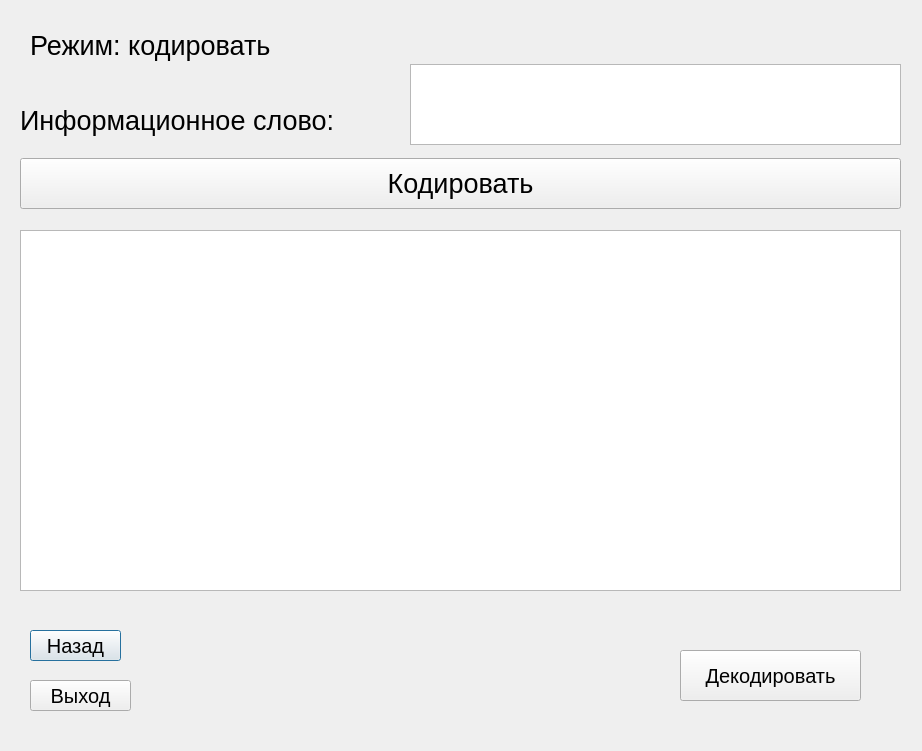
<?xml version="1.0" encoding="UTF-8"?>
<ui version="4.0">
 <class>Second_window</class>
 <widget class="QDialog" name="Second_window">
  <property name="geometry">
   <rect>
    <x>0</x>
    <y>0</y>
    <width>922</width>
    <height>751</height>
   </rect>
  </property>
  <property name="windowTitle">
   <string>Dialog</string>
  </property>
  <widget class="QLabel" name="label">
   <property name="geometry">
    <rect>
     <x>30</x>
     <y>10</y>
     <width>301</width>
     <height>71</height>
    </rect>
   </property>
   <property name="font">
    <font>
     <pointsize>20</pointsize>
    </font>
   </property>
   <property name="text">
    <string>Режим: кодировать</string>
   </property>
  </widget>
  <widget class="QPushButton" name="back_Button_2">
   <property name="geometry">
    <rect>
     <x>30</x>
     <y>630</y>
     <width>91</width>
     <height>31</height>
    </rect>
   </property>
   <property name="font">
    <font>
     <pointsize>15</pointsize>
    </font>
   </property>
   <property name="text">
    <string>Назад</string>
   </property>
  </widget>
  <widget class="QPushButton" name="exit_Button_2">
   <property name="geometry">
    <rect>
     <x>30</x>
     <y>680</y>
     <width>101</width>
     <height>31</height>
    </rect>
   </property>
   <property name="font">
    <font>
     <pointsize>15</pointsize>
    </font>
   </property>
   <property name="text">
    <string>Выход</string>
   </property>
  </widget>
  <widget class="QPushButton" name="decode_Button_2">
   <property name="geometry">
    <rect>
     <x>680</x>
     <y>650</y>
     <width>181</width>
     <height>51</height>
    </rect>
   </property>
   <property name="font">
    <font>
     <pointsize>15</pointsize>
    </font>
   </property>
   <property name="text">
    <string>Декодировать</string>
   </property>
  </widget>
  <widget class="QLabel" name="label_2">
   <property name="geometry">
    <rect>
     <x>20</x>
     <y>100</y>
     <width>381</width>
     <height>41</height>
    </rect>
   </property>
   <property name="font">
    <font>
     <pointsize>20</pointsize>
    </font>
   </property>
   <property name="text">
    <string>Информационное слово: </string>
   </property>
  </widget>
  <widget class="QTextEdit" name="textEdit">
   <property name="geometry">
    <rect>
     <x>410</x>
     <y>64</y>
     <width>491</width>
     <height>81</height>
    </rect>
   </property>
   <property name="font">
    <font>
     <pointsize>14</pointsize>
    </font>
   </property>
  </widget>
  <widget class="QPushButton" name="encode_Button_2">
   <property name="geometry">
    <rect>
     <x>20</x>
     <y>158</y>
     <width>881</width>
     <height>51</height>
    </rect>
   </property>
   <property name="font">
    <font>
     <pointsize>20</pointsize>
    </font>
   </property>
   <property name="text">
    <string>Кодировать</string>
   </property>
  </widget>
  <widget class="QTextEdit" name="textEdit_2">
   <property name="geometry">
    <rect>
     <x>20</x>
     <y>230</y>
     <width>881</width>
     <height>361</height>
    </rect>
   </property>
   <property name="font">
    <font>
     <pointsize>20</pointsize>
    </font>
   </property>
  </widget>
 </widget>
 <resources/>
 <connections/>
</ui>
